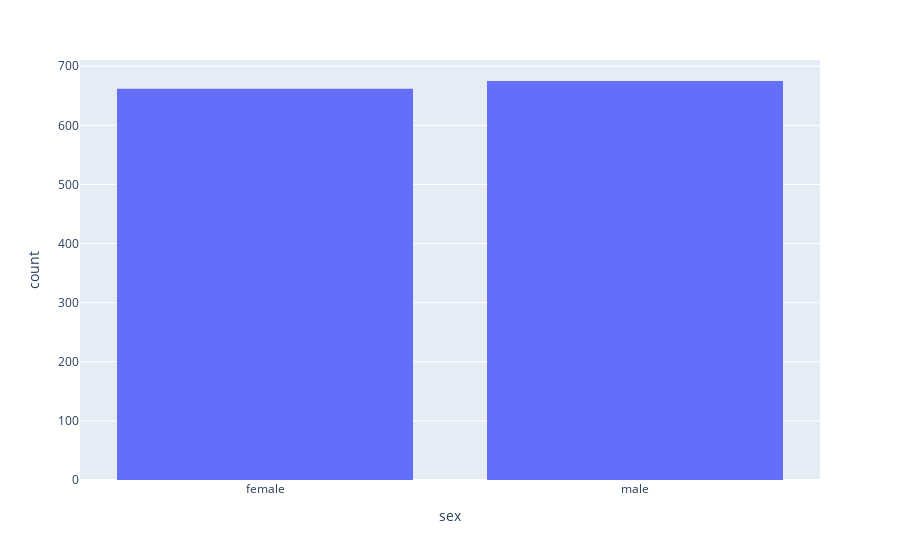

The notebook cell saved with this chart:
### Code cell
fig = px.histogram(df, x='sex')
fig.update_layout(bargap =0.2)
fig.show()

### Figure 1 — Plotly figure (JSON) as saved in the notebook; plotly's stock layout.template omitted (floating-point values rounded to 4 significant figures; data arrays with more than 128 entries replaced by an {"elided": "..."} marker saying what was removed)
{"data": [{"alignmentgroup": "True", "bingroup": "x", "hovertemplate": "sex=%{x}<br>count=%{y}<extra></extra>", "legendgroup": "", "marker": {"color": "#636efa", "pattern": {"shape": ""}}, "name": "", "offsetgroup": "", "orientation": "v", "showlegend": false, "type": "histogram", "x": {"elided": "1337 str values"}, "xaxis": "x", "yaxis": "y"}], "layout": {"bargap": 0.2, "barmode": "relative", "legend": {"tracegroupgap": 0}, "margin": {"t": 60}, "xaxis": {"anchor": "y", "domain": [0, 1], "title": {"text": "sex"}}, "yaxis": {"anchor": "x", "domain": [0, 1], "title": {"text": "count"}}}}
